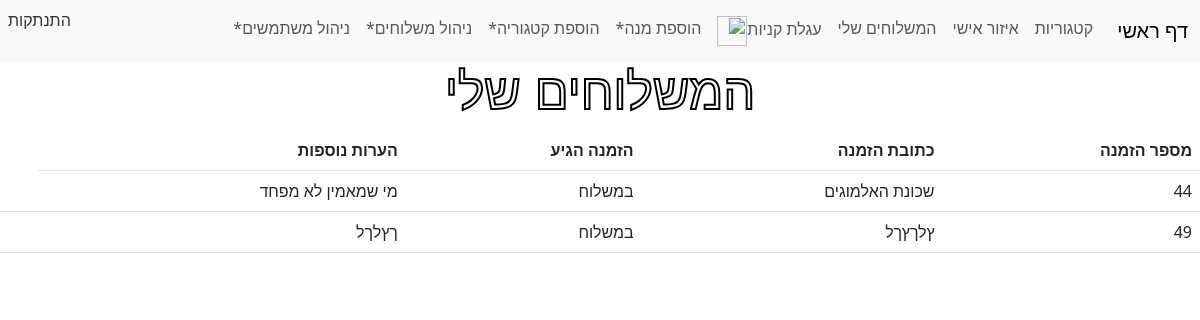
The app's page /my_deliveries/ (signed in) with its own data.
### order_site/models.py (models this page shows)
class Cart(models.Model):
    user = models.ForeignKey(User, on_delete=models.CASCADE)
    delivery = models.OneToOneField(
        Delivery, on_delete=models.CASCADE, primary_key=True)

class Delivery(models.Model):
    is_delivered = models.BooleanField(default=False)
    address = models.CharField(blank=False, max_length=200)
    notes = models.CharField(max_length=500)
    created = models.DateTimeField(null=True)

### order_site/views.py (the view)
# urls.py: path('my_deliveries/', views.my_deliveries, name="mydeliveries"),
@login_required(login_url="login")
def my_deliveries(request):
    carts = [c for c in request.user.cart_set.all()]
    return render(request, "order_site/deliveries.html", {"carts": carts[:-1]})

### order_site/templates/order_site/deliveries.html (shortened to what this page needs)
{% extends 'layout.html' %} {% block content %}
<h1
  style="
    text-align: center;
    font-size: 50px;
    font-family: 'Franklin Gothic Medium', 'Arial Narrow', Arial, sans-serif;
    color: rgb(255, 255, 255);
    -webkit-text-stroke: 2px rgb(0, 0, 0);
  "
>
המשלוחים שלי</h1>
<table class="table">
  <thead>
    <tr>
      <th scope="col">מספר הזמנה</th>
      <th scope="col">כתובת הזמנה</th>
      <th scope="col">הזמנה הגיע</th>
      <th scope="col">הערות נוספות</th>
    </tr>
  </thead>
  <tbody>
    {% for cart in carts %}
    <tr>
      <td scope="row">{{cart.delivery.id}}</td>
      <td>{{cart.delivery.address}}</td>
      {% if cart.delivery.is_delivered %}
      <td>הושלמה</td>
      {% else %}
      <td>
        במשלוח
      </td>
      {% endif %}
      <td>{{cart.delivery.notes}}</td>
      <td></td>
    </tr>
    {% endfor %}
  </tbody>
</table>
{% endblock %}

### records on screen
Cart: delivery.id "44", delivery.address "שכונת האלמוגים", shows "במשלוח", delivery.notes "מי שמאמין לא מפחד"
Cart: delivery.id "49", delivery.address "ץלךץךל", shows "במשלוח", delivery.notes "ךץלךל"
